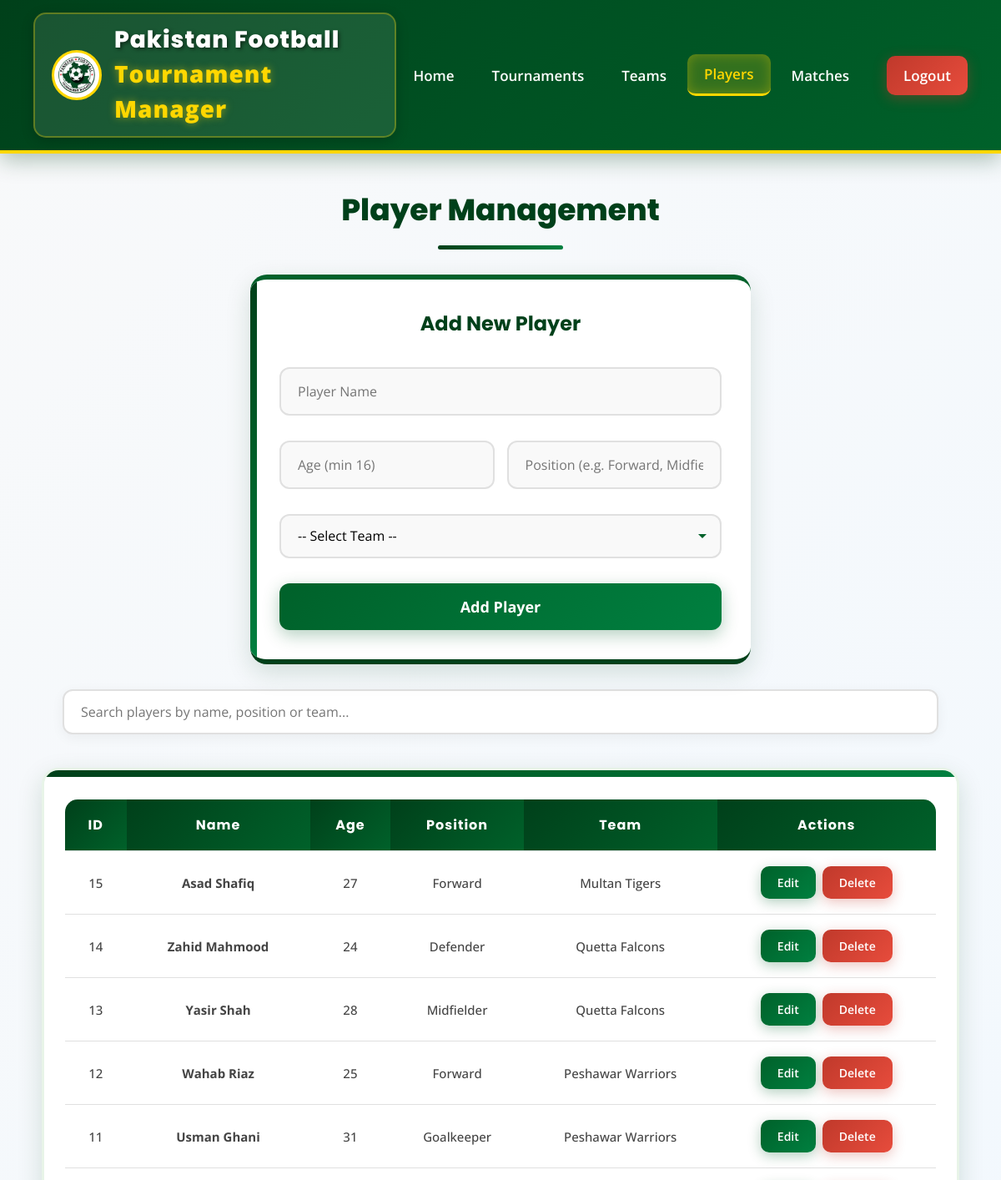
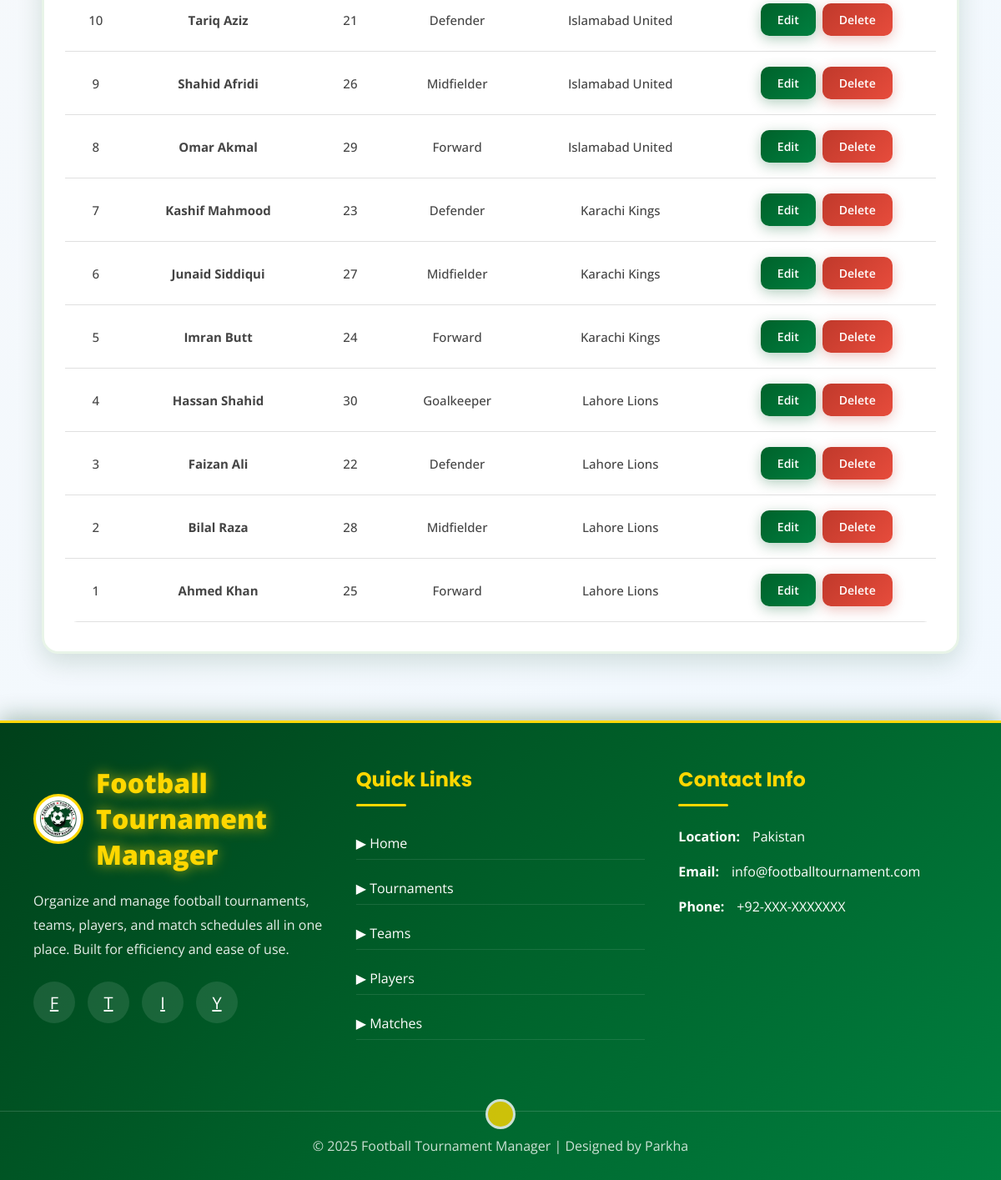
The app's page /players.php (signed in) with its own data (2 pictures, top to bottom).
### tables this page shows
CREATE TABLE IF NOT EXISTS Players (
    PlayerID INT AUTO_INCREMENT PRIMARY KEY,
    Name VARCHAR(100) NOT NULL,
    Age INT,
    Position VARCHAR(50),
    TeamID INT,
    FOREIGN KEY (TeamID) REFERENCES Teams(TeamID) ON DELETE SET NULL
);

CREATE TABLE IF NOT EXISTS Teams (
    TeamID INT AUTO_INCREMENT PRIMARY KEY,
    Name VARCHAR(100) NOT NULL,
    CoachName VARCHAR(100),
    TournamentID INT,
    FOREIGN KEY (TournamentID) REFERENCES Tournaments(TournamentID) ON DELETE SET NULL
);

### config.php (called while the page is built, shortened)
<?php
function e($str) {
    return htmlspecialchars($str, ENT_QUOTES, 'UTF-8');
}
?>

### players.php (the view, shortened to what this page needs)
<?php
require_once 'config.php';
$search = isset($_GET['search']) ? trim($_GET['search']) : "";
if ($search !== "") {
    $like = "%" . $search . "%";
    $stmt = $conn->prepare("SELECT p.*, t.Name AS TeamName FROM Players p LEFT JOIN Teams t ON p.TeamID = t.TeamID WHERE p.Name LIKE ? OR p.Position LIKE ? OR t.Name LIKE ? ORDER BY p.PlayerID DESC");
    $stmt->bind_param("sss", $like, $like, $like);
    $stmt->execute();
    $players = $stmt->get_result();
    $stmt->close();
} else {
    $players = $conn->query("SELECT p.*, t.Name AS TeamName FROM Players p LEFT JOIN Teams t ON p.TeamID = t.TeamID ORDER BY p.PlayerID DESC");
}
$edit_player = null;
?>
<!DOCTYPE html>
<html lang="en">
<head>
    <link rel="stylesheet" href="assets/style.css">
</head>
<body>
<?php include "navbar.php"; ?>
<h1 class="page-title">Player Management</h1>
<div class="form-box">
    <?php if ($edit_player): ?>
        <h3>Edit Player</h3>
        <form method="POST" action="">
            <input type="hidden" name="edit_id" value="<?php echo $edit_player['PlayerID']; ?>">
            <input type="text" name="edit_name" class="input-field" placeholder="Player Name" required value="<?php echo e($edit_player['Name']); ?>">
            <div class="form-row">
                <input type="number" name="edit_age" class="input-field" placeholder="Age (min 16)" min="16" value="<?php echo e($edit_player['Age'] ?? ''); ?>">
                <input type="text" name="edit_position" class="input-field" placeholder="Position (e.g. Forward)" value="<?php echo e($edit_player['Position'] ?? ''); ?>">
            </div>
            <select name="edit_team_id" class="input-field" required>
                <option value="">-- Select Team --</option>
                <?php $tlist2 = $conn->query("SELECT t.TeamID, t.Name, tr.Name AS TournamentName FROM Teams t LEFT JOIN Tournaments tr ON t.TournamentID = tr.TournamentID ORDER BY t.Name"); ?>
                <?php if ($tlist2): while ($t = $tlist2->fetch_assoc()): ?>
                    <option value="<?php echo $t['TeamID']; ?>" <?php echo ($edit_player['TeamID'] == $t['TeamID']) ? 'selected' : ''; ?>>
                        <?php echo e($t['Name']); ?> (<?php echo e($t['TournamentName'] ?? 'N/A'); ?>)
                    </option>
                <?php endwhile; endif; ?>
            </select>
            <div style="display:flex;gap:15px;margin-top:15px;">
                <button class="btn2" name="edit" style="flex:1;">Update Player</button>
                <a href="players.php" class="del-btn" style="flex:1;text-align:center;padding:16px 20px;">Cancel</a>
            </div>
        </form>
    <?php else: ?>
        <h3>Add New Player</h3>
        <form method="POST" action="" id="add-player-form">
            <input type="text" name="name" class="input-field" placeholder="Player Name" required>
            <div class="form-row">
                <input type="number" name="age" class="input-field" placeholder="Age (min 16)" min="16">
                <input type="text" name="position" class="input-field" placeholder="Position (e.g. Forward, Midfielder)">
            </div>
            <select name="team_id" class="input-field" required>
                <option value="">-- Select Team --</option>
            </select>
            <button class="btn2" name="add" style="width:100%;margin-top:15px;">Add Player</button>
        </form>
    <?php endif; ?>
</div>
<div class="search-bar">
    <form method="GET" action="">
        <input type="text" name="search" placeholder="Search players by name, position or team..." value="<?php echo e($search); ?>">
    </form>
</div>
<div class="table-container">
    <table>
        <tr>
            <th>ID</th>
            <th>Name</th>
            <th>Age</th>
            <th>Position</th>
            <th>Team</th>
            <th>Actions</th>
        </tr>
        <?php if ($players && $players->num_rows > 0): ?>
            <?php while ($r = $players->fetch_assoc()): ?>
            <tr class="row-hover">
                <td><?php echo e($r['PlayerID']); ?></td>
                <td><strong><?php echo e($r['Name']); ?></strong></td>
                <td><?php echo ($r['Age'] !== null) ? e($r['Age']) : '-'; ?></td>
                <td><?php echo e($r['Position'] ?? '-'); ?></td>
                <td><?php echo e($r['TeamName'] ?? 'N/A'); ?></td>
                <td>
                    <div class="action-btns">
                        <a href="?edit=<?php echo $r['PlayerID']; ?>" class="edit-btn">Edit</a>
                        <a href="?del=<?php echo $r['PlayerID']; ?>" onclick="return confirm('Are you sure you want to delete this player?')" class="del-btn">Delete</a>
                    </div>
                </td>
            </tr>
            <?php endwhile; ?>
        <?php else: ?>
            <tr><td colspan="6" class="no-records">No players found.</td></tr>
        <?php endif; ?>
    </table>
</div>
<?php include "footer.php"; ?>
</body>
</html>

### assets/style.css (style rules this page uses)
* { margin: 0; padding: 0; box-sizing: border-box; font-family: 'Open Sans', sans-serif; }
body { background: linear-gradient(135deg, #f8f9fa 0%, #f0f8ff 100%); color: #333; min-height: 100vh; }
.page-title { font-family: 'Poppins', sans-serif; font-size: 36px; font-weight: 800; color: #00401A; text-align: center; margin: 40px 0 30px; position: relative; padding-bottom: 20px; }
.page-title:after { content: ''; position: absolute; width: 150px; height: 5px; background: linear-gradient(to right, #00401A, #00612A, #008040); bottom: 0; left: 50%; transform: translateX(-50%); border-radius: 5px; }
.form-box { max-width: 600px; margin: 30px auto; background: #fff; padding: 35px; border-radius: 20px; box-shadow: 0 10px 30px rgba(0, 64, 26, 0.15); border-top: 6px solid #00612A; border-bottom: 6px solid #00401A; position: relative; overflow: hidden; }
.form-box:before { content: ''; position: absolute; top: 0; left: 0; width: 8px; height: 100%; background: linear-gradient(to bottom, #00401A, #00612A, #008040); }
.form-box h3 { font-family: 'Poppins', sans-serif; font-size: 24px; font-weight: 700; color: #00401A; margin-bottom: 20px; text-align: center; }
.input-field { width: 100%; padding: 16px 20px; margin: 15px 0; border-radius: 12px; border: 2px solid #e0e0e0; font-size: 16px; transition: all 0.3s ease; background: #f9f9f9; }
select.input-field { appearance: none; -webkit-appearance: none; background-repeat: no-repeat; background-position: right 15px center; padding-right: 40px; }
.form-row { display: grid; grid-template-columns: 1fr 1fr; gap: 15px; }
.btn2, .dash-btn, .hero-btn { background: linear-gradient(135deg, #00612A, #008040); color: white; padding: 16px 40px; border: none; border-radius: 12px; cursor: pointer; text-decoration: none; transition: all 0.4s ease; font-size: 18px; font-weight: 700; display: inline-block; text-align: center; box-shadow: 0 6px 20px rgba(0, 97, 42, 0.3); position: relative; overflow: hidden; z-index: 1; }
.btn2:before, .dash-btn:before, .hero-btn:before { content: ''; position: absolute; top: 0; left: -100%; width: 100%; height: 100%; background: linear-gradient(90deg, transparent, rgba(255, 255, 255, 0.3), transparent); transition: 0.5s; z-index: -1; }
.del-btn { background: linear-gradient(135deg, #c0392b, #e74c3c); padding: 10px 20px; border-radius: 10px; color: white; text-decoration: none; font-weight: 600; transition: all 0.3s ease; border: none; cursor: pointer; box-shadow: 0 4px 15px rgba(192, 57, 43, 0.3); font-size: 14px; }
.edit-btn { background: linear-gradient(135deg, #00612A, #008040); padding: 10px 20px; border-radius: 10px; color: white; text-decoration: none; font-weight: 600; transition: all 0.3s ease; border: none; cursor: pointer; box-shadow: 0 4px 15px rgba(0, 97, 42, 0.3); font-size: 14px; }
.action-btns { display: flex; gap: 8px; justify-content: center; flex-wrap: wrap; }
.search-bar { max-width: 1100px; margin: 0 auto 20px; padding: 0 25px; }
.search-bar input { width: 100%; padding: 14px 20px; border-radius: 12px; border: 2px solid #e0e0e0; font-size: 16px; transition: all 0.3s ease; background: white; box-shadow: 0 4px 15px rgba(0, 0, 0, 0.05); }
.table-container { max-width: 1100px; margin: 40px auto; background: #fff; padding: 25px; border-radius: 20px; box-shadow: 0 10px 30px rgba(0, 64, 26, 0.15); overflow: hidden; border: 3px solid #e8f4e8; position: relative; }
.table-container:before { content: ''; position: absolute; top: 0; left: 0; width: 100%; height: 8px; background: linear-gradient(to right, #00401A, #00612A, #008040); }
table { width: 100%; border-collapse: collapse; margin: 10px 0; border-radius: 15px; overflow: hidden; }
th, td { padding: 18px; text-align: center; border-bottom: 1px solid #e0e0e0; }
th { background: linear-gradient(135deg, #00401A, #00612A); color: white; font-weight: 700; font-family: 'Poppins', sans-serif; position: sticky; top: 0; font-size: 16px; letter-spacing: 1px; }
td { color: #444; font-weight: 500; font-size: 15px; }

### records on screen
players: PlayerID "15", Name "Asad Shafiq", Age "27", Position "Forward", TeamID.Name "Multan Tigers"
players: PlayerID "14", Name "Zahid Mahmood", Age "24", Position "Defender", TeamID.Name "Quetta Falcons"
players: PlayerID "13", Name "Yasir Shah", Age "28", Position "Midfielder", TeamID.Name "Quetta Falcons"
players: PlayerID "12", Name "Wahab Riaz", Age "25", Position "Forward", TeamID.Name "Peshawar Warriors"
players: PlayerID "11", Name "Usman Ghani", Age "31", Position "Goalkeeper", TeamID.Name "Peshawar Warriors"
players: PlayerID "10", Name "Tariq Aziz", Age "21", Position "Defender", TeamID.Name "Islamabad United"
players: PlayerID "9", Name "Shahid Afridi", Age "26", Position "Midfielder", TeamID.Name "Islamabad United"
players: PlayerID "8", Name "Omar Akmal", Age "29", Position "Forward", TeamID.Name "Islamabad United"
players: PlayerID "7", Name "Kashif Mahmood", Age "23", Position "Defender", TeamID.Name "Karachi Kings"
players: PlayerID "6", Name "Junaid Siddiqui", Age "27", Position "Midfielder", TeamID.Name "Karachi Kings"
players: PlayerID "5", Name "Imran Butt", Age "24", Position "Forward", TeamID.Name "Karachi Kings"
players: PlayerID "4", Name "Hassan Shahid", Age "30", Position "Goalkeeper", TeamID.Name "Lahore Lions"
players: PlayerID "3", Name "Faizan Ali", Age "22", Position "Defender", TeamID.Name "Lahore Lions"
players: PlayerID "2", Name "Bilal Raza", Age "28", Position "Midfielder", TeamID.Name "Lahore Lions"
players: PlayerID "1", Name "Ahmed Khan", Age "25", Position "Forward", TeamID.Name "Lahore Lions"
